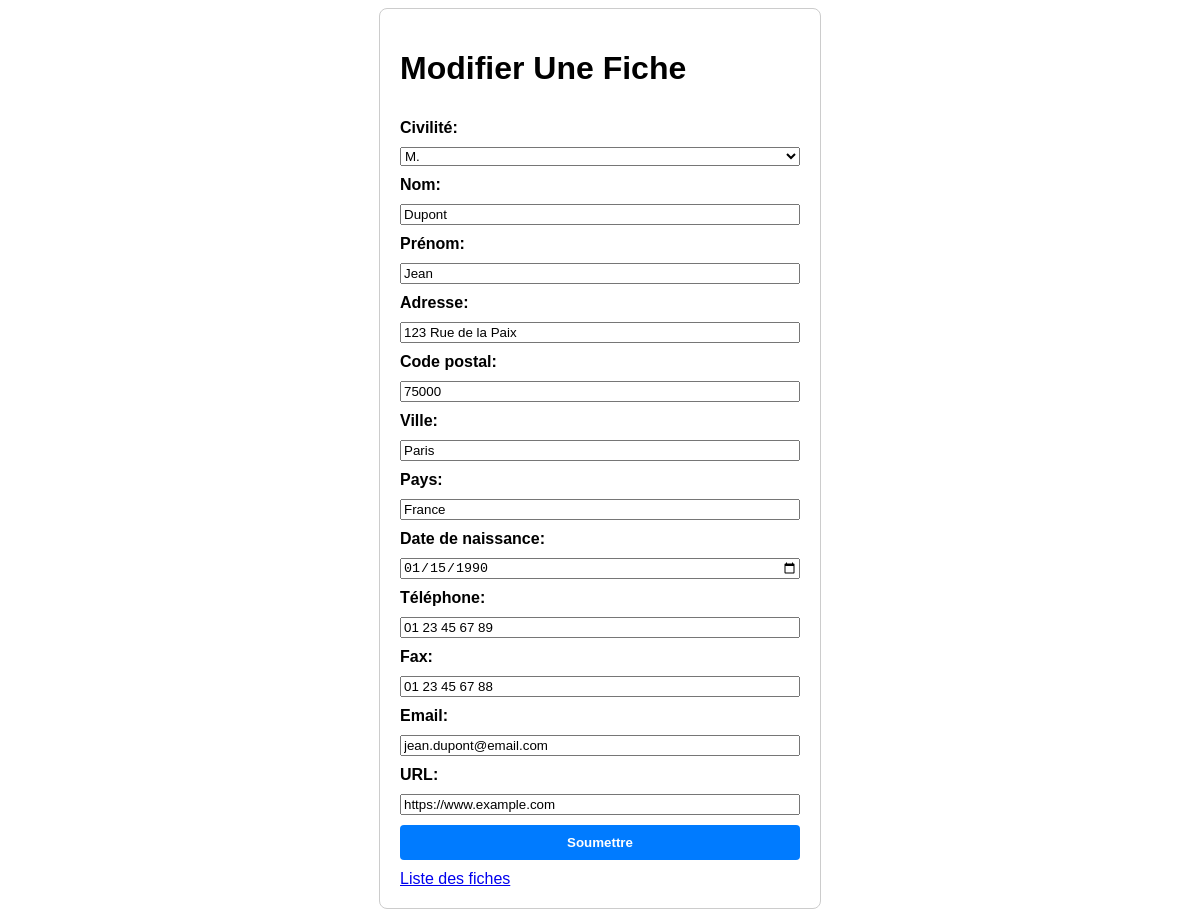
The app's page /edit/vue.php?id=5 with its own data.
### tables this page shows
CREATE TABLE `fiches` (
  `id` int(11) NOT NULL AUTO_INCREMENT,
  `civility` enum('M','Mme','Mlle') NOT NULL,
  `name` varchar(50) NOT NULL,
  `firstname` varchar(50) NOT NULL,
  `address` varchar(100) DEFAULT NULL,
  `postal_code` varchar(10) DEFAULT NULL,
  `city` varchar(50) DEFAULT NULL,
  `country` varchar(50) DEFAULT NULL,
  `date_of_birth` date DEFAULT NULL,
  `phone` varchar(20) DEFAULT NULL,
  `fax` varchar(20) DEFAULT NULL,
  `email` varchar(100) DEFAULT NULL,
  `url` varchar(100) DEFAULT NULL,
  PRIMARY KEY (`id`)
);

### edit/vue.php (the view, shortened to what this page needs)
<!DOCTYPE html>
<html lang="en">
<head>
    <link href="./../assets/styles.css" rel="stylesheet">
</head>
<body>
<?php
if (isset($_GET['id'])) {
    $id = $_GET['id'];
    require_once '../model/db_config.php';
    $sql = "SELECT * FROM fiches WHERE id=$id";
    $result = $conn->query($sql);
    if ($result->num_rows == 1) {
        $row = $result->fetch_assoc();
        ?>
        <form action="<?php echo htmlspecialchars($_SERVER["PHP_SELF"]); ?>" method="post"
              onsubmit="return validateForm()">
            <h1>Modifier Une Fiche</h1>
            <label for="civility">Civilité:</label>
            <select name="civility" id="civility" required>
                <option value="M" <?php if ($row['civility'] == 'M') echo 'selected'; ?>>M.</option>
            </select>
            <label for="name">Nom:</label>
            <input type="text" name="name" id="name" value="<?php echo $row['name']; ?>" required>
            <label for="firstname">Prénom:</label>
            <input type="text" name="firstname" id="firstname" value="<?php echo $row['firstname']; ?>" required>
            <label for="address">Adresse:</label>
            <input type="text" name="address" id="address" value="<?php echo $row['address']; ?>" required>
            <label for="postal_code">Code postal:</label>
            <input type="text" name="postal_code" id="postal_code" value="<?php echo $row['postal_code']; ?>" required
                   pattern="[0-9]{5}" title="Entrez un code postal valide à 5 chiffres">
            <label for="city">Ville:</label>
            <input type="text" name="city" id="city" value="<?php echo $row['city']; ?>" required>
            <label for="country">Pays:</label>
            <input type="text" name="country" id="country" value="<?php echo $row['country']; ?>" required>
            <label for="date_of_birth">Date de naissance:</label>
            <input type="date" name="date_of_birth" id="date_of_birth" value="<?php echo $row['date_of_birth']; ?>"
                   required>
            <label for="phone">Téléphone:</label>
            <input type="tel" name="phone" id="phone" value="<?php echo $row['phone']; ?>" required pattern="[0-9]{10}"
                   title="Entrez un numéro de téléphone valide à 10 chiffres">
            <label for="fax">Fax:</label>
            <input type="tel" name="fax" id="fax" value="<?php echo $row['fax']; ?>" pattern="[0-9]{10}"
                   title="Entrez un numéro de fax valide à 10 chiffres">
            <label for="email">Email:</label>
            <input type="email" name="email" id="email" value="<?php echo $row['email']; ?>" required>
            <label for="url">URL:</label>
            <input type="url" name="url" id="url" value="<?php echo $row['url']; ?>" required>
            <input type="submit" value="Soumettre">
            <div class="previous"><a href="../index.php">Liste des fiches</a></div>
        </form>
        <?php
    } else {
        echo "Aucune fiche trouvée avec cet ID.";
    }
}
?>
</body>
</html>

### assets/styles.css (style rules this page uses)
body { font-family: Arial, sans-serif; display: flex; justify-content: center; align-items: center; min-height: 100vh; }
form { display: flex; flex-direction: column; gap: 10px; width: 400px; padding: 20px; border: 1px solid #ccc; border-radius: 8px; }
label { font-weight: bold; }
input[type="submit"] { cursor: pointer; background-color: #007bff; color: white; border: none; padding: 10px 20px; border-radius: 4px; font-weight: bold; }

### records on screen
fiches: civility "M.", name "Dupont", firstname "Jean", address "123 Rue de la Paix", postal_code "75000", city "Paris", country "France", date_of_birth "01/15/1990", phone "01 23 45 67 89", fax "01 23 45 67 88", email "jean.dupont@email.com", url "https://www.example.com"
